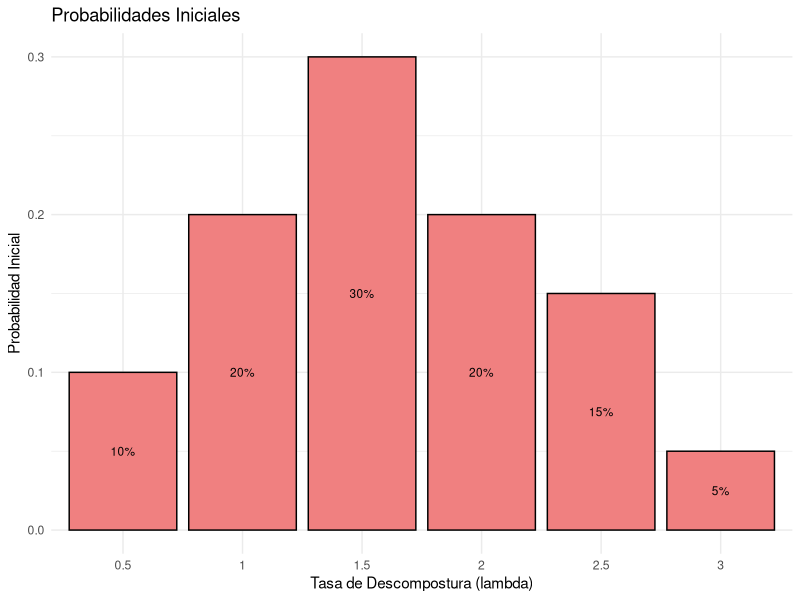
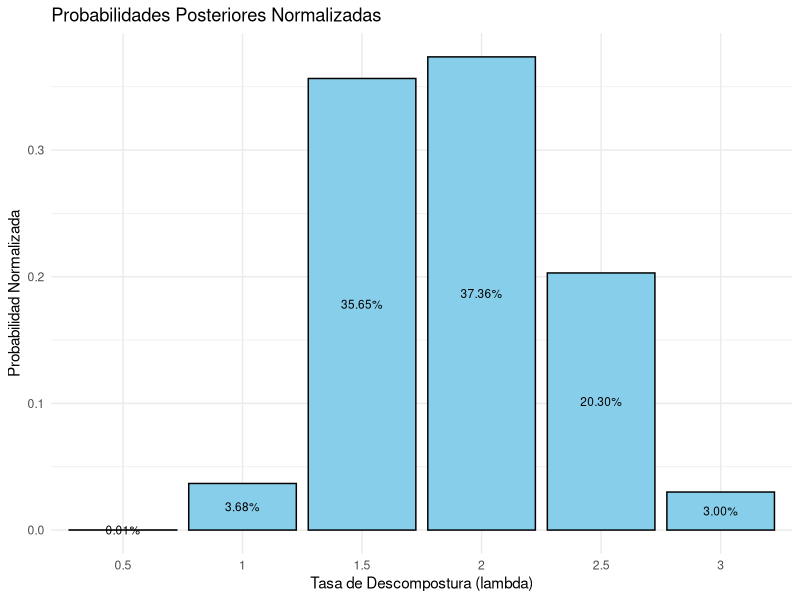
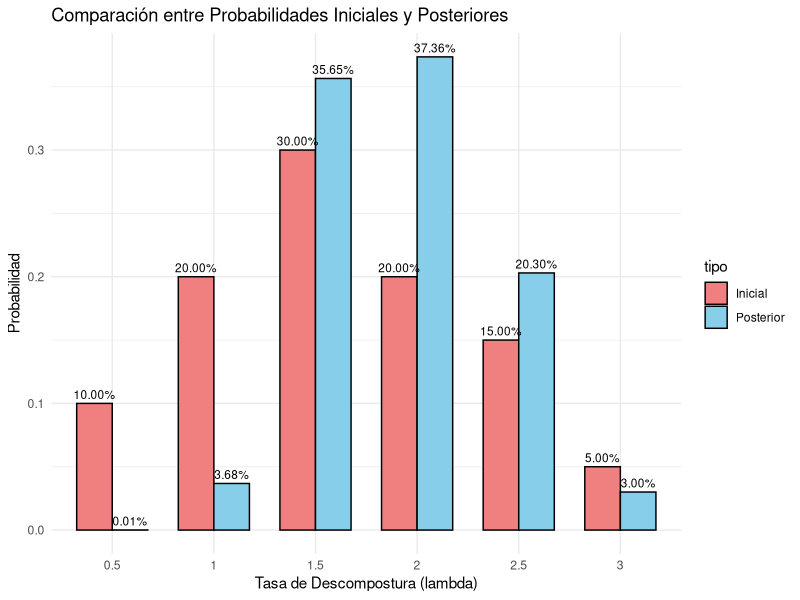
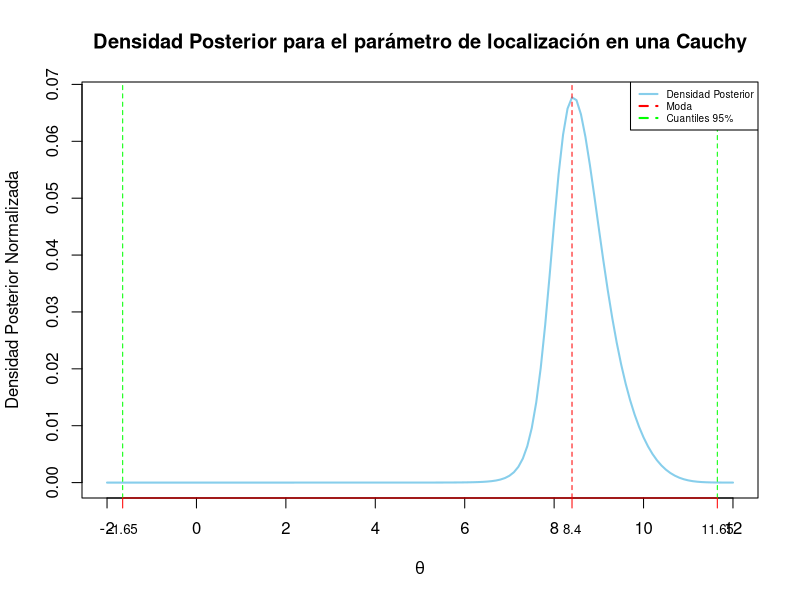
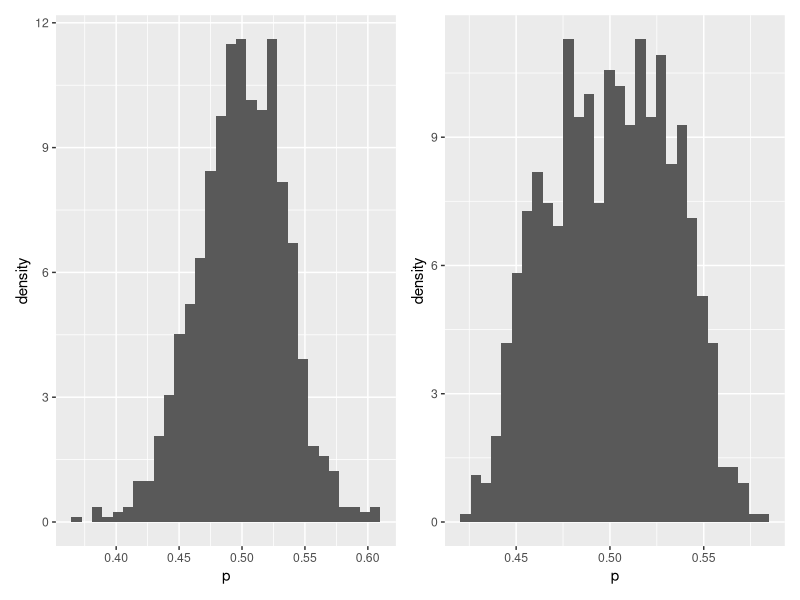
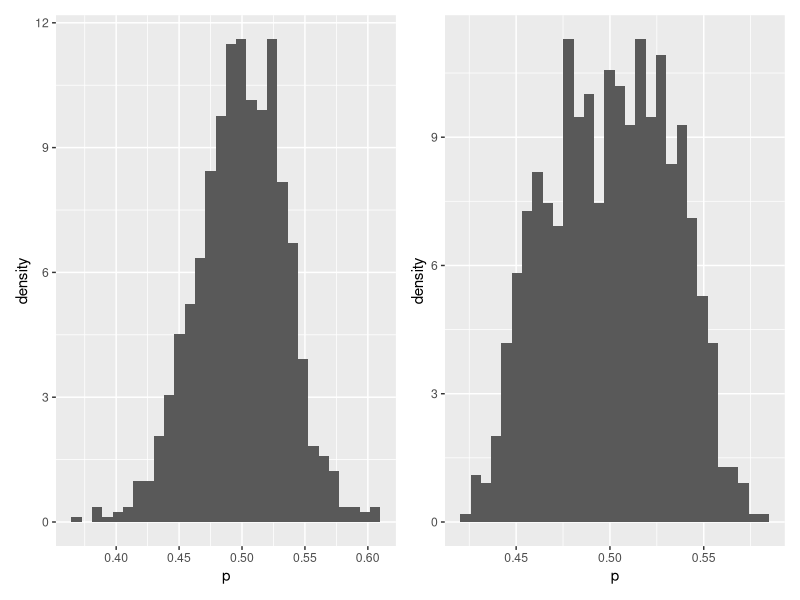
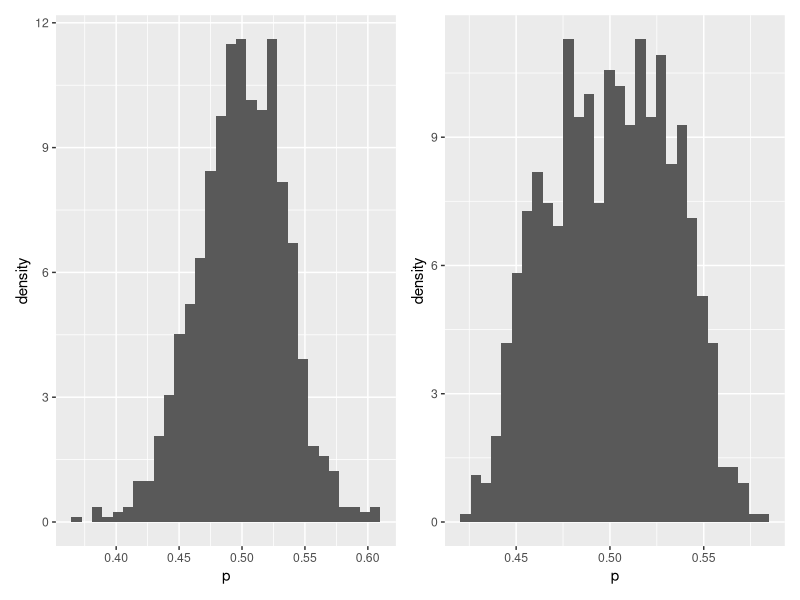
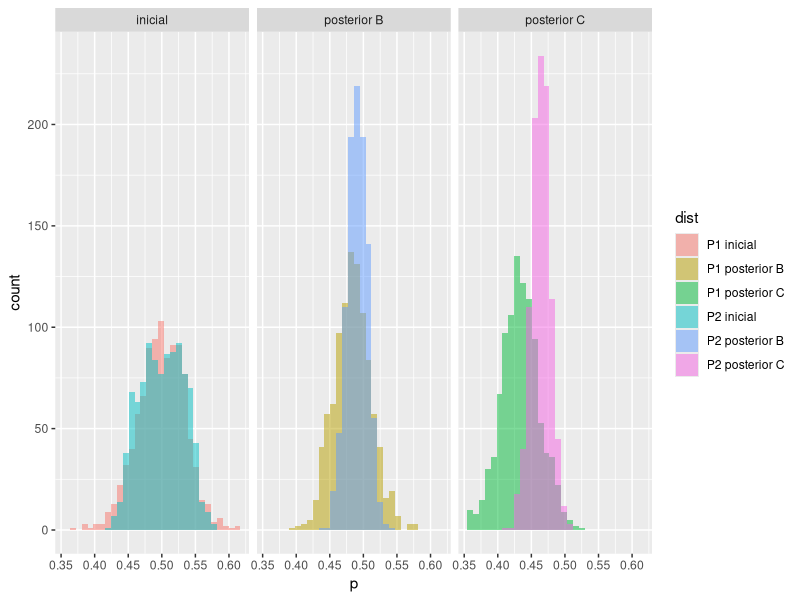

The R script that drew these images, in order:
## ---- chunk 1
library(ggplot2)
library(tidyverse)
library(patchwork)
## ---- chunk 2
lambda_values <- c(0.5, 1, 1.5, 2, 2.5, 3)
probabilidades_iniciales <- c(0.1, 0.2, 0.3, 0.2, 0.15, 0.05)
t <- 6  # días
y <- 12  # descomposturas observadas
## ---- chunk 3

iniciales <- data.frame(lambda = lambda_values, prob_inicial = probabilidades_iniciales)

# Creamos un gráfico de barras para visualizar las probabilidades iniciales
ggplot(iniciales, aes(x = as.factor(lambda), y = prob_inicial,label = scales::percent(prob_inicial))) +
  geom_bar(stat = "identity", fill = "lightcoral", color = "black") +
  geom_text(position = position_stack(vjust = 0.5), size = 3) +
  labs(title = "Probabilidades Iniciales",
       x = "Tasa de Descompostura (lambda)",
       y = "Probabilidad Inicial") +
  theme_minimal()
## ---- chunk 4

# Calculamos las probabilidades posteriores proporcionales
prob_posterior_proporcional <- probabilidades_iniciales * exp(-t * lambda_values) * (t * lambda_values) ^ y

# Normalizamos las probabilidades
prob_posterior_normalizadas <- prob_posterior_proporcional / sum(prob_posterior_proporcional)

# Creamos un data frame con los resultados
resultados <- data.frame(lambda = lambda_values, prob_posterior = prob_posterior_normalizadas)

# Crea un gráfico de barras para visualizar las probabilidades normalizadas
ggplot(resultados, aes(x = as.factor(lambda), y = prob_posterior,label = scales::percent(prob_posterior_normalizadas))) +
  geom_bar(stat = "identity", fill = "skyblue", color = "black") +
  geom_text(position = position_stack(vjust = 0.5), size = 3) +
  labs(title = "Probabilidades Posteriores Normalizadas",
       x = "Tasa de Descompostura (lambda)",
       y = "Probabilidad Normalizada") +
  theme_minimal()
## ---- chunk 5
# Creamos data frames con los resultados iniciales y posteriores
iniciales <- data.frame(lambda = lambda_values, prob = probabilidades_iniciales, tipo = "Inicial")
posteriores <- data.frame(lambda = lambda_values, prob = prob_posterior_normalizadas, tipo = "Posterior")


# Combina los data frames para la visualización comparativa
resultados_combinados <- rbind(iniciales, posteriores)


ggplot(resultados_combinados, aes(x = as.factor(lambda), y = prob, fill = tipo, label = scales::percent(prob))) +
  geom_bar(stat = "identity", position = "dodge", color = "black", width = 0.7) +
  geom_text(position = position_dodge(width = 0.7), vjust = -0.5, size = 3) +
  labs(title = "Comparación entre Probabilidades Iniciales y Posteriores",
       x = "Tasa de Descompostura (lambda)",
       y = "Probabilidad") +
  scale_fill_manual(values = c("lightcoral", "skyblue")) +
  theme_minimal()
## ---- chunk 6

# Probabilidad predictiva condicional de no tener descomposturas en 7 días
prob_predictiva_condicional_7_dias <- exp(-7 * lambda_values)

# Probabilidad ponderada por las probabilidades posteriores
prob_no_descomposturas_7_dias_ponderada <- sum(prob_predictiva_condicional_7_dias * prob_posterior_normalizadas)

cat("Probabilidad de no tener descomposturas en 7 días:", prob_no_descomposturas_7_dias_ponderada, "\n")
## ---- chunk 7
miu = c(20,30,40,50,60,70)

g_miu = c(0.1, 0.15, 0.25, 1, 0.25, 0.15, 0.1)
## ---- chunk 8

datos <- c(0, 10, 9, 8, 11, 3, 3, 8, 8, 11)


## ---- chunk 9

densidad_cauchy <- function(theta, datos) {
  sum(log(1 / (pi * (1 + (datos - theta)^2))))
}


## ---- chunk 10

theta_valores <- seq(-2, 12, by = 0.1)

## ---- chunk 11

# Calculamos la densidad posterior no normalizada
posterior_no_normalizada <- exp(sapply(theta_valores, function(theta) densidad_cauchy(theta, datos)))

# Normalizamos la densidad posterior
posterior_normalizada <- posterior_no_normalizada / sum(posterior_no_normalizada)

#Moda posterior (donde la densidad posterior es máxima) y cuantiles
moda <- theta_valores[which.max(posterior_normalizada)]
cuantiles_95 <- quantile(theta_valores, c(0.025, 0.975))

# Graficamos la densidad posterior
plot(theta_valores, posterior_normalizada, type = 'l', col = 'skyblue', lwd = 2,
     xlab = expression(theta), ylab = 'Densidad Posterior Normalizada',
     main = 'Densidad Posterior para el parámetro de localización en una Cauchy')

# Agregamos líneas para destacar la moda y los cuantiles
abline(v = moda, col = 'red', lty = 2)
abline(v = cuantiles_95, col = 'green', lty = 2)

# Etiquetas para la moda y los cuantiles a lo largo del eje x
axis(1, at = c(moda, cuantiles_95[1], cuantiles_95[2]), labels = c(round(moda, 2), round(cuantiles_95[1], 2), round(cuantiles_95[2], 2)), col = c('red', 'blue', 'green'), cex.axis = 0.8)

# Leyenda en una ubicación más adecuada
legend("topright", legend = c("Densidad Posterior", "Moda", "Cuantiles 95%"), col = c('skyblue', 'red', 'green'), lty = c(1, 2, 2), lwd = 2, cex = 0.6)
## ---- chunk 12

# Media posterior
media_posterior <- sum(theta_valores * posterior_normalizada)

# Varianza posterior
varianza_posterior <- sum((theta_valores - media_posterior)^2 * posterior_normalizada)

# Desviación estándar posterior
desviacion_estandar_posterior <- sqrt(varianza_posterior)

# Imprimimos los resultados
cat("Media Posterior:", round(media_posterior, 2), "\n")
cat("Desviación Estándar Posterior:", round(desviacion_estandar_posterior, 2), "\n")

## ---- chunk 13
#semilla
set.seed(12345)
#Parámetros
alpha_1_ini = 100
beta_1_ini = 100
###
alpha_21_ini = 500
beta_21_ini = 500
alpha_22_ini = 1
beta_22_ini = 1

#Simulación de P1 y P2 inicial
P1_inicial <-tibble (p = rbeta(1000, alpha_1_ini, beta_1_ini))
P2_inicial <-tibble (p =0.9*rbeta(1000, alpha_21_ini, beta_21_ini)+0.1*rbeta(1000, alpha_22_ini, beta_22_ini))
# Comprobamos que al menos el 90% esté en el intervalo [0.44, 0.56]
print(sum(P1_inicial>=0.44 & P1_inicial<=0.56) / 1000)
print(sum(P2_inicial>=0.44 & P2_inicial<=0.56) / 1000)
quantile(P1_inicial$p , c(0.05,0.95))
quantile(P2_inicial$p , c(0.05,0.95))
## ---- chunk 14
g1 <- ggplot(P1_inicial) + 
  geom_histogram(aes(x = p, y = ..density..), bins = 30)
g2 <- ggplot(P2_inicial) + 
  geom_histogram(aes(x = p, y = ..density..), bins = 30)
g1+g2
## ---- chunk 15
n = 100 # en 100 lanzamientos
x_B = 45  # se obtienen 45 éxitos
# Nuevos parámetros
alpha_1_posB = alpha_1_ini + x_B
beta_1_posB = beta_1_ini + n - x_B

alpha_21_posB = alpha_21_ini + x_B
beta_21_posB = beta_21_ini + n - x_B
alpha_22_posB = alpha_22_ini + x_B
beta_22_posB = beta_22_ini + n - x_B
## ---- chunk 16
P1_posB <-tibble (p = rbeta(1000, alpha_1_posB, beta_1_posB))
P2_posB <-tibble (p =0.9*rbeta(1000, alpha_21_posB, beta_21_posB)+0.1*rbeta(1000, alpha_22_posB, beta_22_posB))

g3 <- ggplot(P1_posB) + 
  geom_histogram(aes(x = p, y = ..density..), bins = 30)
g4 <- ggplot(P2_posB) + 
  geom_histogram(aes(x = p, y = ..density..), bins = 30)
g1+g2

## ---- chunk 17
quantile(P1_posB$p , c(0.05,0.95))
quantile(P2_posB$p , c(0.05,0.95))
## ---- chunk 18
n = 100 # en 100 lanzamientos
x_C = 30  # se obtienen 45 éxitos
# Nuevos parámetros
alpha_1_posC = alpha_1_ini + x_C
beta_1_posC = beta_1_ini + n - x_C

alpha_21_posC = alpha_21_ini + x_C
beta_21_posC = beta_21_ini + n - x_C
alpha_22_posC = alpha_22_ini + x_C
beta_22_posC = beta_22_ini + n - x_C
## ---- chunk 19
P1_posC <-tibble (p = rbeta(1000, alpha_1_posC, beta_1_posC))
P2_posC <-tibble (p =0.9*rbeta(1000, alpha_21_posC, beta_21_posC)+0.1*rbeta(1000, alpha_22_posC, beta_22_posC))

g3 <- ggplot(P1_posC) + 
  geom_histogram(aes(x = p, y = ..density..), bins = 30)
g4 <- ggplot(P2_posC) + 
  geom_histogram(aes(x = p, y = ..density..), bins = 30)
g1+g2

## ---- chunk 20
quantile(P1_posC$p , c(0.05,0.95))
quantile(P2_posC$p , c(0.05,0.95))
## ---- chunk 21
P1_inicial <- P1_inicial %>% mutate(dist = "P1 inicial", t = "inicial")
P1_posB <- P1_posB %>% mutate(dist = "P1 posterior B", t = "posterior B")
P1_posC <- P1_posC %>% mutate(dist = "P1 posterior C", t = "posterior C")

P2_inicial <- P2_inicial %>% mutate(dist = "P2 inicial", t = "inicial")
P2_posB <- P2_posB %>% mutate(dist = "P2 posterior B", t = "posterior B")
P2_posC <- P2_posC %>% mutate(dist = "P2 posterior C", t = "posterior C")

sims <- bind_rows(P1_inicial, P1_posB, P1_posC, P2_inicial, P2_posB, P2_posC)

g5 <- ggplot(sims, aes(x = p, fill = dist)) +
  geom_histogram(aes(x = p), bins = 30, alpha = 0.5, position = "identity")
g5 + facet_wrap(~t)
## ---- chunk 22
#Parámetros
s <- 17
f <- 1
y <- 70
sigma <- 10
mu <- seq(1,200,1)

# Creamos la CDF o Phi
Phi <- pnorm(y, mu, sigma, log = FALSE)

#Hacemos la verosimilitud
likelihood <- Phi^s*(1-Phi)^f
#likelihood <- s*log(Phi) + f*log(1-Phi)

plot(mu,likelihood, type = 'l', lwd = 2, xlab = "", ylab = "")
## ---- chunk 23
max(likelihood)
Phi_mu <- pnorm(y, 54, sigma, log = FALSE)
#s*log(Phi_mu) + f*log(1-Phi_mu)
Phi_mu^s*(1-Phi_mu)^f

## ---- chunk 24
#define range
x = seq(0, 1, length=200)

#create plot of Beta distribution with shape parameters 2 and 10
plot(x, dbeta(x, 1, 1), type='l')
## ---- chunk 25
#Parámetros
s <- 1
f <- 17

likelihood <- Phi^s*(1-Phi)^f
prior <- dbeta(x,1 ,1)
posterior <- prior*likelihood/sum(prior*likelihood)
plot(mu, posterior, type = 'l', ylab = "posterior", main = "Densidad posterior de mu")
## ---- chunk 26
sum(mu * posterior)
## ---- chunk 27
sum(posterior[80:200])
## ---- chunk 28
Machos = c(120, 107, 110, 116, 114, 111, 113, 117, 114, 112)
Hembras = c(110, 111, 107, 108, 110, 105, 107, 106, 111, 111)
## ---- chunk 29
insectos = c(2,5,0,2,3,1,3,4,3,0,3,
             2,1,1,0,6,0,0,3,0,1,1,
             5,0,1,2,0,0,2,1,1,1,0)
